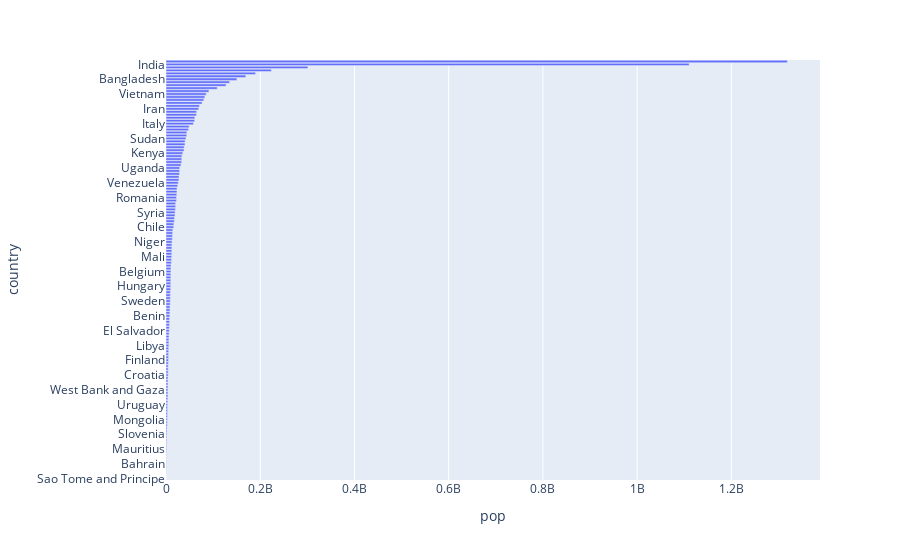

The code cell stored with this chart in its notebook:
### Code cell
px.bar(data_frame = gapminder7.sort_values(by=['pop']), y = 'country', x = 'pop', orientation="h")

### Figure 1 — Plotly figure (JSON) as saved in the notebook; plotly's stock layout.template omitted (floating-point values rounded to 4 significant figures; data arrays with more than 128 entries replaced by an {"elided": "..."} marker saying what was removed)
{"data": [{"alignmentgroup": "True", "hovertemplate": "pop=%{x}<br>country=%{y}<extra></extra>", "legendgroup": "", "marker": {"color": "#636efa", "pattern": {"shape": ""}}, "name": "", "offsetgroup": "", "orientation": "h", "showlegend": false, "textposition": "auto", "type": "bar", "x": {"elided": "142 int values"}, "xaxis": "x", "y": {"elided": "142 str values"}, "yaxis": "y"}], "layout": {"barmode": "relative", "legend": {"tracegroupgap": 0}, "margin": {"t": 60}, "xaxis": {"anchor": "y", "domain": [0, 1], "title": {"text": "pop"}}, "yaxis": {"anchor": "x", "domain": [0, 1], "title": {"text": "country"}}}}
